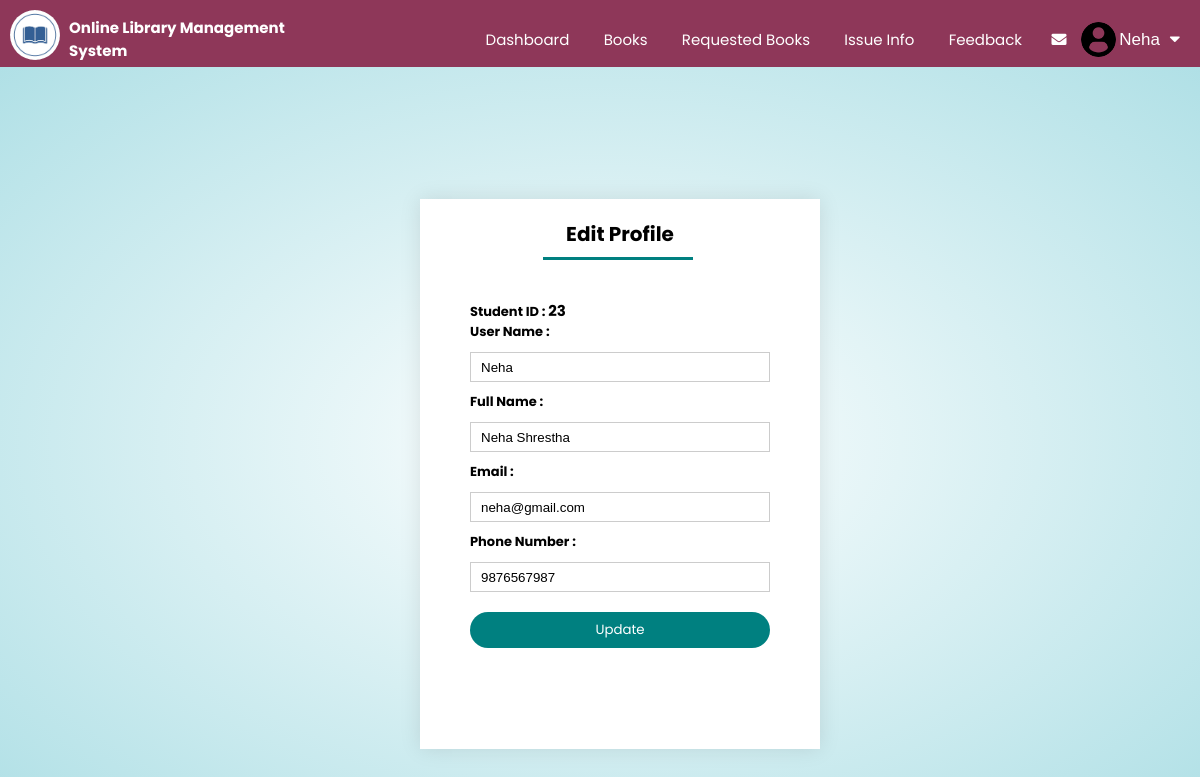
The page /edit_profile.php (signed in) on the database its author committed.
### tables this page shows
CREATE TABLE `student` (
  `studentid` int(111) NOT NULL,
  `student_username` varchar(111) NOT NULL,
  `FullName` varchar(111) NOT NULL,
  `Email` varchar(111) NOT NULL,
  `Password` varchar(111) NOT NULL,
  `PhoneNumber` varchar(111) NOT NULL,
  `studentpic` varchar(100) NOT NULL
);

### edit_profile.php (the view, shortened to what this page needs)
<?php
	include "connection.php";
    include "student_navbar.php";
?>
<!DOCTYPE html>
<html lang="en">
<head>
    <link rel="stylesheet" href="https://cdnjs.cloudflare.com/ajax/libs/font-awesome/5.15.2/css/all.min.css" />
    <link rel="stylesheet" href="style.css?v=<?php echo time(); ?>">
</head>
<body>
    <div class="edit-profile-container">
    <?php
		$studentid=$_SESSION['studentid'];
		$q= "SELECT * FROM Student where  studentid='$_SESSION[studentid]'";
			$res=mysqli_query($db,$q) or die(mysqli_error());
		while($row=mysqli_fetch_assoc($res))
			{
				$student_username=$row['student_username'];
				$FullName=$row['FullName'];
				$Email=$row['Email'];
				$PhoneNumber=$row['PhoneNumber'];
			}
	?>
        <div class="form">
            <div class="form-container edit-form-container">
                <div class="form-btn">
                    <span onclick="login()" style="width: 100%;">Edit Profile</span>
                    <hr id="indicator" class="add-author">
                </div>
                <form action="" id="loginform" method="post" enctype="multipart/form-data">
                    <div class="label">
                        <label for="studentid">Student ID : </label>
                        <b style="font-size: 15px;">
                        <?php
			                echo $studentid;
			            ?>
                    </b><br>
                    </div>
                    <div class="label">
                        <label for="student_username">User Name : </label>
                    </div>
                    <input type="text"  name="student_username" value="<?php echo $student_username; ?>">
                    <div class="label">
                        <label for="FullName">Full Name : </label>
                    </div>
                    <input type="text"  name="FullName" value="<?php echo $FullName; ?>">
                    <div class="label">
                        <label for="Email">Email : </label>
                    </div>
                    <input type="email"  name="Email" value="<?php echo $Email; ?>">
                    <div class="label">
                        <label for="PhoneNumber">Phone Number : </label>
                    </div>
                    <input type="text" name="PhoneNumber" value="<?php echo $PhoneNumber; ?>">
                    <button type="submit" class="btn" name="change">Update</button>
                </form>
            </div>
        </div>
    </div>
</body>
</html>

### style.css (style rules this page uses)
html { scroll-behavior: smooth; }
* { margin: 0; padding: 0; box-sizing: border-box; }
body { font-family: 'Poppins', sans-serif; }
.btn { font-family: 'Poppins', sans-serif; }
.form { position: absolute; top: 55%; left: 35%; transform: translateY(-50%); text-align: center; }
.form-container { background: #fff; width: 400px; height: 500px; position: relative; padding: 20px 0; margin: auto; box-shadow: 0 0 20px 0px rgba(0,0,0,0.1); overflow: hidden; }
.form-container span { font-weight: bold; padding: 0 10px; cursor: pointer; width: 150px; display: inline-block; }
.form-btn { display: inline-block; }
.form-btn span { font-size: 20px; font-weight: bold; }
.form-container form { max-width: 400px; padding: 0 20px; position: absolute; top: 100px; transition: 1s; }
form input { width: 300px; height: 30px; margin: 10px 0; padding: 0 10px; border: 1px solid #ccc; }
.label { text-align: left; margin-left: 30px; font-size: 13px; }
form .btn { width: 300px; border: none; cursor: pointer; margin-top: 10px; margin-bottom: 10px; }
.edit-profile-container { background: radial-gradient(#fff,powderblue); width: 100%; padding-top: 50px; padding-bottom: 700px; }
.edit-profile-container .form label { text-align: left; font-weight: bold; }
.edit-profile-container .form-container { height: 450px; margin-top: 50px; }
.edit-profile-container .edit-form-container { height: 550px; }
#loginform { left: 0; }
.btn { display: inline-block; background-color: teal; color: #fff; padding: 8px 30px; border-radius: 30px; transition: background-color 0.4s; outline: none; }
#indicator { width: 150px; border: none; background: teal; height: 3px; margin-top: 8px; transition: 1s; transform: translateX(10px); }
.add-author { margin-right: 25px; }

### rows shown on the page
student: student_username "Neha", FullName "Neha Shrestha", Email "neha@gmail.com", PhoneNumber "9876567987"

### other values the page prints
$_SESSION['login_student_username'] "Neha"
$studentid "23"
